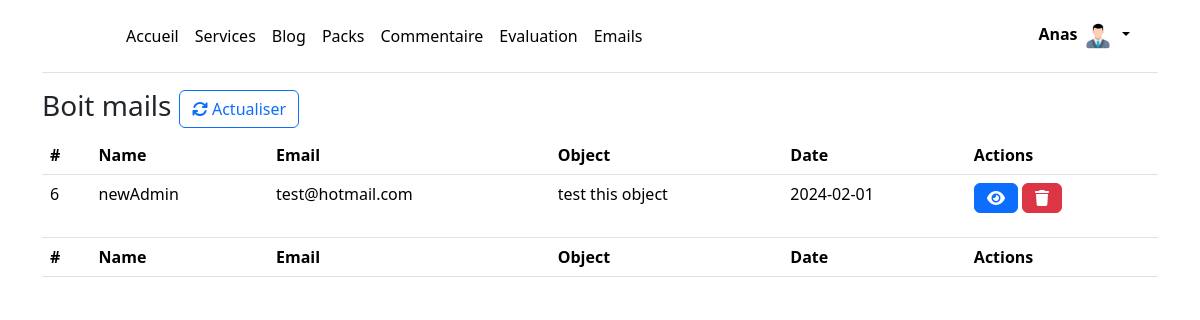
The app's page /admin/msg.php (signed in), older data.
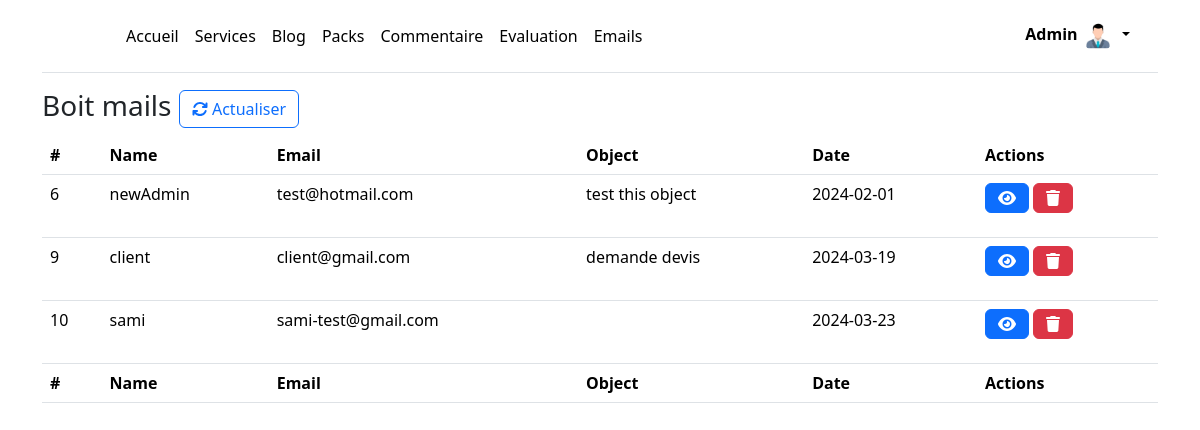
The same page, newer data.
### tables this page shows
CREATE TABLE `users` (
  `id` int(11) NOT NULL,
  `name` varchar(50) NOT NULL,
  `password` varchar(50) NOT NULL,
  `email` varchar(50) NOT NULL,
  `date` date DEFAULT NULL,
  `image` varchar(150) NOT NULL
);

CREATE TABLE `contact` (
  `id` int(11) NOT NULL,
  `name` varchar(50) NOT NULL,
  `object` varchar(50) NOT NULL,
  `email` varchar(50) NOT NULL,
  `message` text NOT NULL,
  `date` date NOT NULL,
  `etat` int(11) NOT NULL COMMENT '0 = non lu, 1 = lu'
);

### admin/includes/routes.php (called while the page is built, shortened)
<?php
$DatabaseController = new DatabaseController();
$db = $DatabaseController->getConnectionDB() ;
require_once 'controllers/msgController.php' ;
$MessageController = new MessageController($db);
require_once 'controllers/compteController.php' ;
$CompteController = new CompteController($db);

### admin/controllers/compteController.php (called while the page is built, shortened)
<?php
class CompteController
{
    private $db;
    public function __construct($db)
    {
        $this->db = $db;
    }
    public function getById($id)
    {
        $query = mysqli_query($this->db, "SELECT * FROM `users` WHERE `id` ='{$id}'");
        $result = mysqli_fetch_assoc($query);
        if ($query) {
            return $result;
        } else {
            return false;
        }
    }
}
?>

### admin/controllers/msgController.php (called while the page is built, shortened)
<?php
class MessageController
{
    private $db;
    public function __construct($db)
    {
        $this->db = $db;
    }
    public function read()
    {
        $table = array();
        $query = mysqli_query($this->db, "SELECT * FROM `contact`");
        while ($result = mysqli_fetch_array($query)) {$table[] = $result;}
        return $table;
    }
}

### admin/msg.php (the view, shortened to what this page needs)
<?php
$title = 'Boit mails';
require_once 'layouts/_head.php';
?>
<body class="container">
    <?php
    require_once 'layouts/_nav.php';
    ?>
    <h3><?= $title; ?> <a href="boit-Mail" class="btn btn-outline-primary"><i class="fa fa-refresh"></i> Actualiser</a></h3>
    <table class="table">
        <thead>
            <tr>
                <th scope="col">#</th>
                <th scope="col">Name</th>
                <th scope="col">Email</th>
                <th scope="col">Object</th>
                <th scope="col">Date</th>
                <th scope="col">Actions</th>
            </tr>
        </thead>
        <tbody>
            <?php
            $AllMails = $MessageController->read();
            if (!empty($AllMails)) {
                foreach ($AllMails as $i => $Mail) :
            ?>
                    <tr>
                        <td><?= $Mail['id']; ?></td>
                        <td><?= $Mail['name']; ?></td>
                        <td><?= $Mail['email']; ?></td>
                        <td><?= $Mail['object']; ?></td>
                        <td><?= $Mail['date']; ?></td>
                        <td>
                            <form method="post">
                                <a href="msg-<?= $Mail['id']; ?>" class="btn btn-primary"><i class="fa fa-eye"></i></a>
                                <button type="button" class="btn btn-danger" data-bs-toggle="modal" data-bs-target="#delete<?= $Mail["id"]; ?>"><i class="fa fa-trash"></i></button>
                            </form>
                        </td>
                    </tr>
            <?php endforeach;
            } else {
                echo '<tr><td colspan="6" class="text-center align-middle">No data to show</td></tr>';
            } ?>
        </tbody>
        <tfoot>
            <tr>
                <th scope="col">#</th>
                <th scope="col">Name</th>
                <th scope="col">Email</th>
                <th scope="col">Object</th>
                <th scope="col">Date</th>
                <th scope="col">Actions</th>
            </tr>
        </tfoot>
    </table>
</body>

### admin/layouts/_nav.php (shortened to what this page needs)
<header class="p-3 mb-3 border-bottom">
    <div class="container">
      <div class="d-flex flex-wrap align-items-center justify-content-center justify-content-lg-start">
        <a href="/" class="d-flex align-items-center mb-2 mb-lg-0 link-body-emphasis text-decoration-none">
          <svg class="bi me-2" width="40" height="32" role="img" aria-label="Bootstrap"><use xlink:href="#bootstrap"></use></svg>
        </a>
        <ul class="nav col-12 col-lg-auto me-lg-auto mb-2 justify-content-center mb-md-0">
          <li><a href="accueil" class="nav-link px-2 link-body-emphasis">Accueil</a></li>
          <li><a href="service" class="nav-link px-2 link-body-emphasis">Services</a></li>
          <li><a href="blog" class="nav-link px-2 link-body-emphasis">Blog</a></li>
          <li><a href="packs" class="nav-link px-2 link-body-emphasis">Packs</a></li>
          <li><a href="review" class="nav-link px-2 link-body-emphasis">Commentaire</a></li>
          <li><a href="commentaire" class="nav-link px-2 link-body-emphasis">Evaluation</a></li>
          <li><a href="boit-Mail" class="nav-link px-2 link-body-emphasis">Emails</a></li>
        </ul>
        <div class="dropdown text-end">
          <a href="#" class="d-block link-body-emphasis text-decoration-none dropdown-toggle" data-bs-toggle="dropdown" aria-expanded="false">
            <strong><?= $User['name'] ; ?></strong> <img src="assets/img/<?= $User['image'] ; ?>" alt="mdo" width="32" height="32" class="rounded-circle">
          </a>
        </div>
      </div>
    </div>
  </header>

Row changes from the older to the newer data that the page shows:
changed users: name "Anas" → "Admin"
added contact: id "9", name "client", email "client@gmail.com", object "demande devis", date "2024-03-19"
added contact: id "10", name "sami", email "sami-test@gmail.com", date "2024-03-23"
